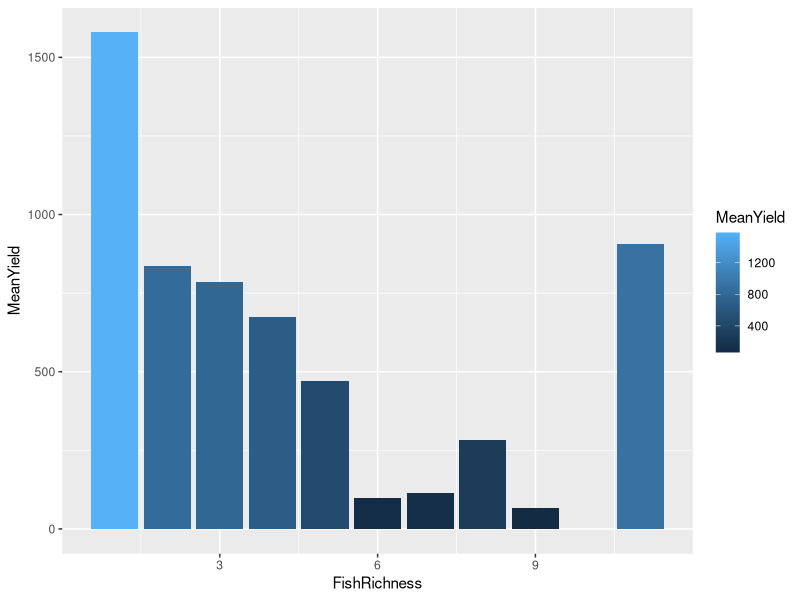
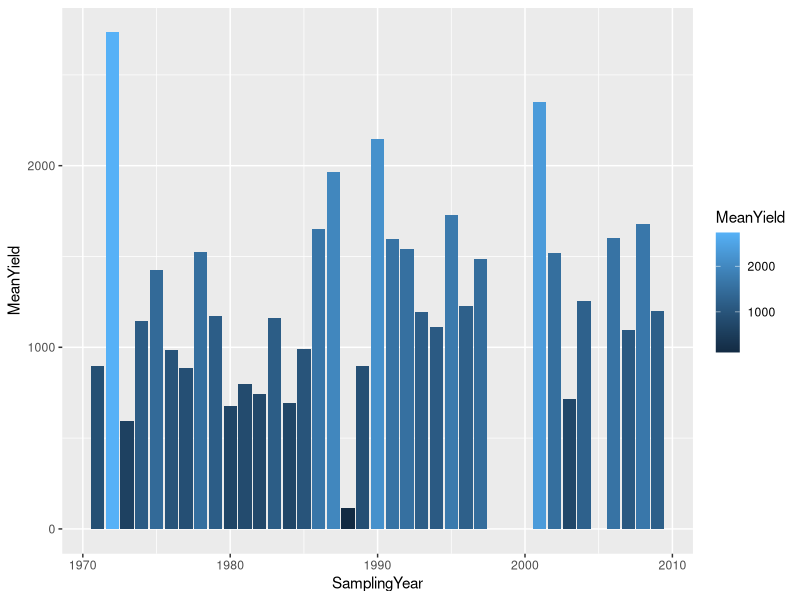
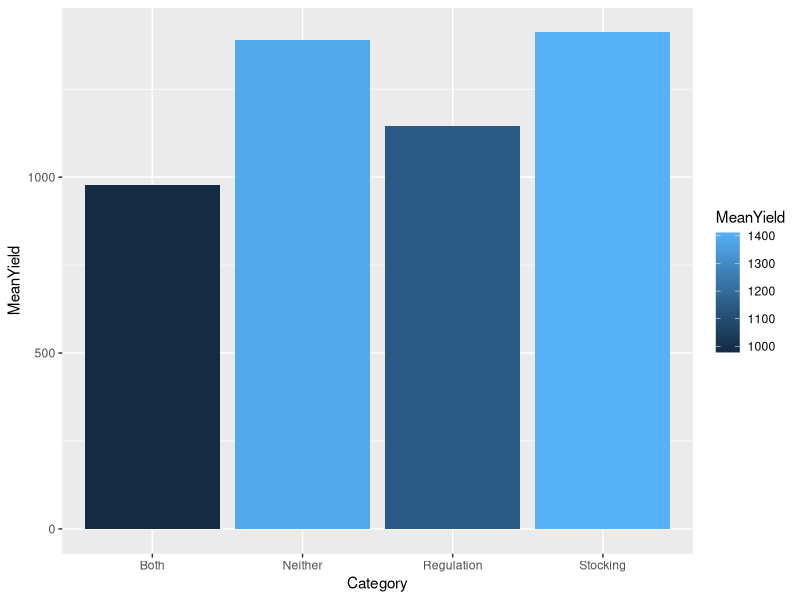

Source code (R) for these figures, in order:
#Andrew Roup
#Assignment 9
#5/3/2019
#EBIO 4420


library(ggplot2)
library(plyr)
library(tidyverse)

#Set the working directory
setwd("~/EBIO_4420/CompBioLabsAndHomework/Final_Project/Assignment09")

#Call in the data to be evaluated
trout_data <- read.csv("Norwegian_trout_lakes.csv")



#PART 1: Make a barplot comparing mean brown trout yield by richness
#---------------------------------------------------------------------

#First, group the data by FishRichness and determine the mean brown trout yield
#for each amount of fish richness
grouped_richness <- summarise( group_by( trout_data , FishRichness),
                           MeanYield = mean( TroutYield ))

#Then, I will create a bargraph with the fish richness on the x-axis and the mean yield of brown trout
#on the y-axis. After this, I will color the individual bars by the mean yield of brown trout.
mean_yield_plot <- ggplot( grouped_richness, aes( y = MeanYield , x = FishRichness , fill = MeanYield )) +geom_bar( stat = "identity" )
mean_yield_plot

#Finally, using an unpaired t.test I will determine whether the difference in mean net yield
#are significant due to fish richness
t.test(grouped_richness$MeanYield, paired = F)



#PART 2: Make a barplot showing mean brown trout yield per year
#---------------------------------------------------------------------

#First, group the data by sampling year and determine the mean brown trout yield
#for each year provided in the data 
grouped_data <- summarise( group_by( trout_data , SamplingYear ),
                          MeanYield = mean( TroutYield ))

#Next, graph the found mean brown trout yield by year as a barplot with the x-axis being
#the sampling year and the y-axis being the mean brown trout yield. Then, I will color the
#bars on the graph by the mean yield per year.
mean_yield_plot2 <- ggplot( grouped_data, aes( y = MeanYield , x = SamplingYear , fill = MeanYield )) +geom_bar( stat = "identity" )
mean_yield_plot2

#Finally, using a paired t.test I will determine whether or not the differences
#in mean net yield by year are significant
t.test(grouped_data$MeanYield, grouped_data$SamplingYear, paired = T)



#PART 3: Determine average brown trout yield by regulation/stocking
#---------------------------------------------------------------------

#First, I must group the data by stocking and regulation then find the 
#means of these groupings
grouped_data2 <- summarise( group_by( trout_data , Stocking , Regulation ),
                           MeanYield = mean( TroutYield ))

#Once I have found the mean I then must put another column into my data that
#will act as my x-axis when creating the graph
grouped_data2$Category <- c( "Neither" , "Regulation" , "Stocking" , "Both" )

#Now that I have the means for my desired categories (Regulated, Stocked, Both, Neither), 
#I must graph these found mean yield of brown trout by the categories they belong to.
#Then, I will color the bars of the graph by the mean yield of trout per category
mean_yield_plot3 <- ggplot( grouped_data2 , aes( y = MeanYield , x = Category, fill = MeanYield )) +geom_bar( stat = "identity" )
mean_yield_plot3

#Finally, using an unpaired t.test I will determine whether the differences in mean net yield 
#are significant for each category
t.test(grouped_data2$MeanYield, paired = FALSE)

